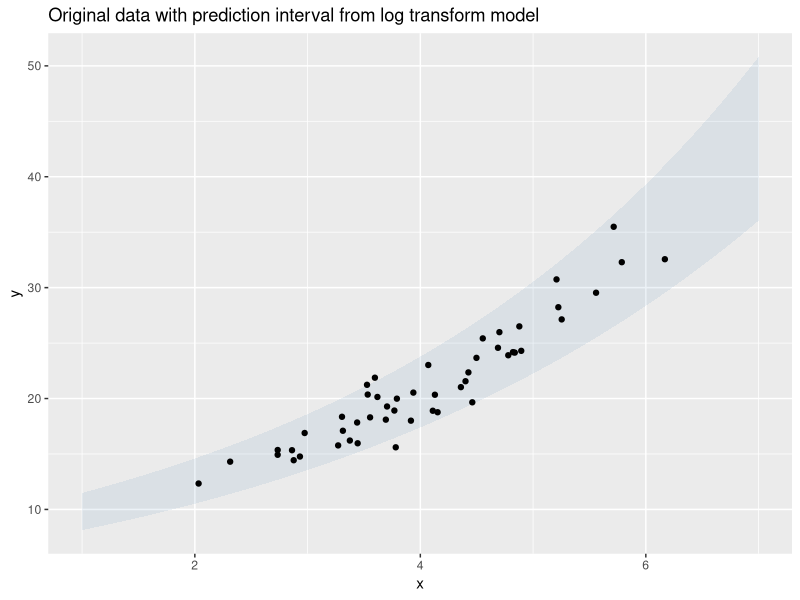
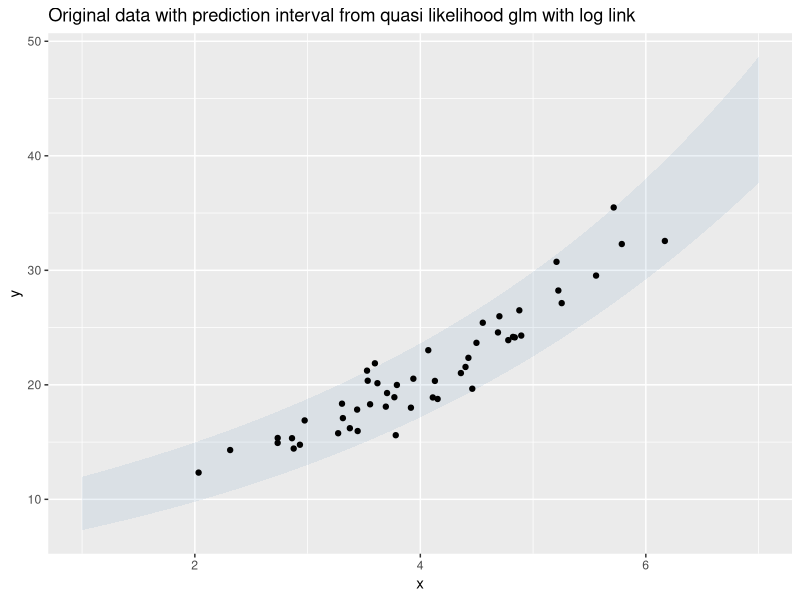

Generate these figures, in order, with R: (Note: this script raises an error after producing the figures.)
library(tidyverse)
library(scales)

n <- 50
set.seed(123)

d <- tibble(x = rnorm(n, 4, 1)) %>%
  mutate(mean = 2 + 0.25 * x,
         sd = sqrt(mean) / 20,
         y = exp(mean + rnorm(n, 0, sd))
  )

mod1 <- lm(log(y) ~ x, data = d)
mod2 <- glm(y ~ x, family = quasi(link = log, variance = mu), data = d)

# similar coefficients (one is minimising squares on the log scale, 
# the other is minimising weighted squares on the original)
rbind(coef(mod1), coef(mod2))


#------------Prediction interval from the log transform version--------------------
sx <- tibble(x = seq(from = 1, to = 7, length.out = 100)) 
pred1 <- predict(mod1, se.fit = TRUE, newdata = sx)

sx1 <- sx %>%
  mutate(se_pi = sqrt(pred1$se.fit ^ 2 + pred1$residual.scale ^ 2),
         lower_pi = exp(pred1$fit  - 1.96 * se_pi),
         upper_pi =exp(pred1$fit +  1.96 * se_pi))

p1 <- ggplot(d, aes(x = x)) +
  geom_ribbon(data = sx1, aes(ymin= lower_pi, ymax = upper_pi), fill = "steelblue", alpha = 0.1) +
  geom_point(aes(y = y))+
  labs(title = "Original data with prediction interval from log transform model")

#-----------------prediction interval from the quasi family GLM------------

pred2 <- predict(mod2, se.fit = TRUE, newdata = sx, type = "response")
sx2 <- sx %>%
  mutate(se_pi = sqrt(pred2$se.fit ^ 2 + pred2$fit * pred2$residual.scale ^ 2),
         lower_pi = pred2$fit - 1.96 * se_pi,
         upper_pi = pred2$fit + 1.96 * se_pi)

p2 <- ggplot(d, aes(x = x)) +
  geom_ribbon(data = sx2, aes(ymin= lower_pi, ymax = upper_pi), fill = "steelblue", alpha = 0.1) +
  geom_point(aes(y = y))+
  labs(title = "Original data with prediction interval from quasi likelihood glm with log link")


svg_png(p1, "../img/0177-log-transform", w = 8, h = 4)
svg_png(p2, "../img/0177-quasi-glm", w = 8, h = 4)


